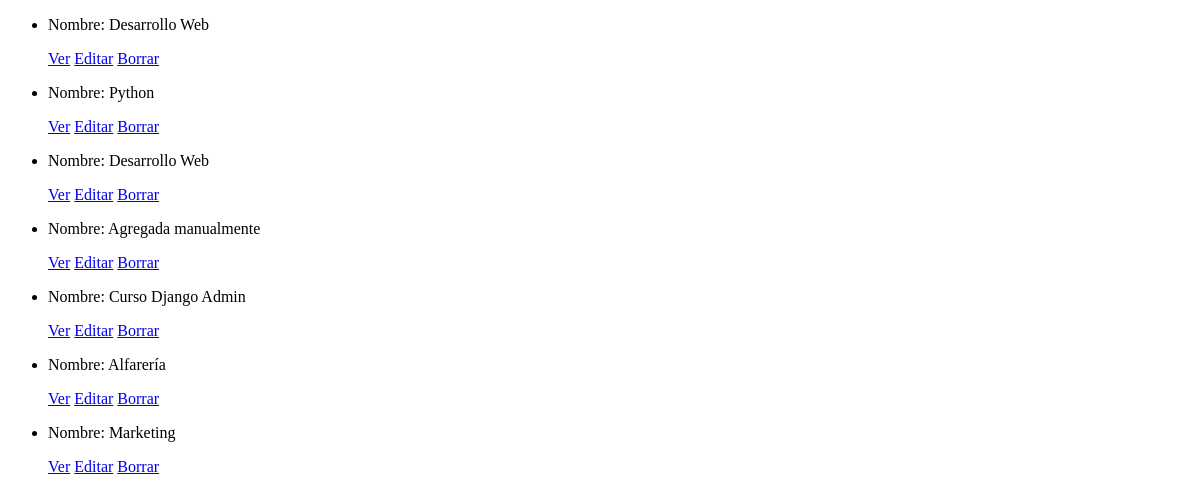
Page /AppCoder/cursos_list/ on the earlier database version.
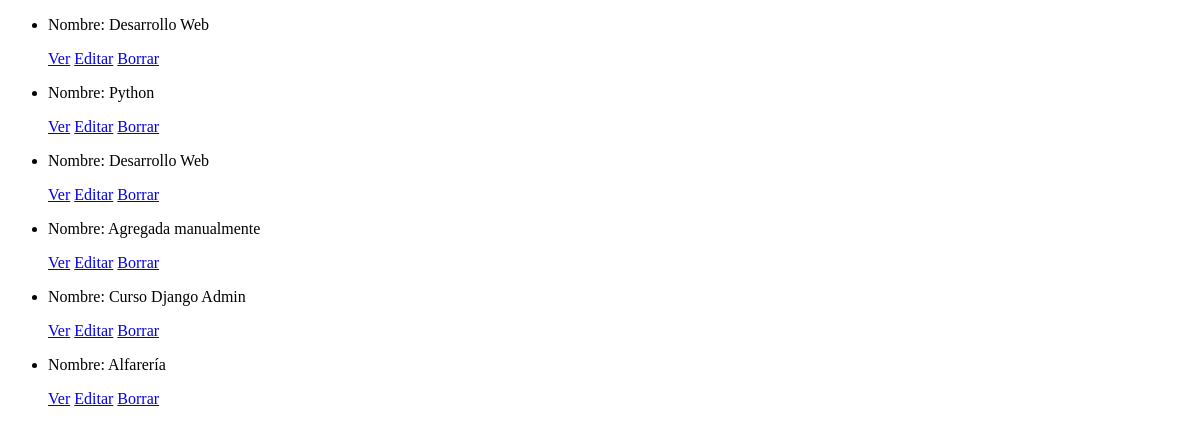
Same page on the later database version.
### AppCoder/models.py (models this page shows, shortened)
class Curso(models.Model): #Importo el modelo del módulo models de django
    nombre = models.CharField(max_length=40) #Indica que va a ser un campo de texto
    comision = models.IntegerField() #Indica que va a ser números enteros

### AppCoder/views.py (the view)
# urls.py: path("cursos_list/", views.CursoList.as_view(), name="List"),
class CursoList(ListView): #Clases basadas en vistas
    model = Curso
    template_name = "../templates/AppCoder/cursos_list.html"

### AppCoder/templates/AppCoder/cursos_list.html (shortened to what this page needs)
<!DOCTYPE html>
<html lang="en">
<head>
</head>
<body>
    <ul>
        {% for curso in object_list %}
        <li>
            <p>Nombre: {{ curso.nombre }}</p>
            <p>
                <a href="{% url 'Detail' curso.id %}">Ver</a>
                <a href="{% url 'Edit' curso.id %}">Editar</a>
                <a href="{% url 'Delete' curso.id %}">Borrar</a>
            </p>
        </li>
        {% endfor %}
    </ul>
</body>
</html>

Differences in the rows shown:
removed Curso: nombre "Marketing"
